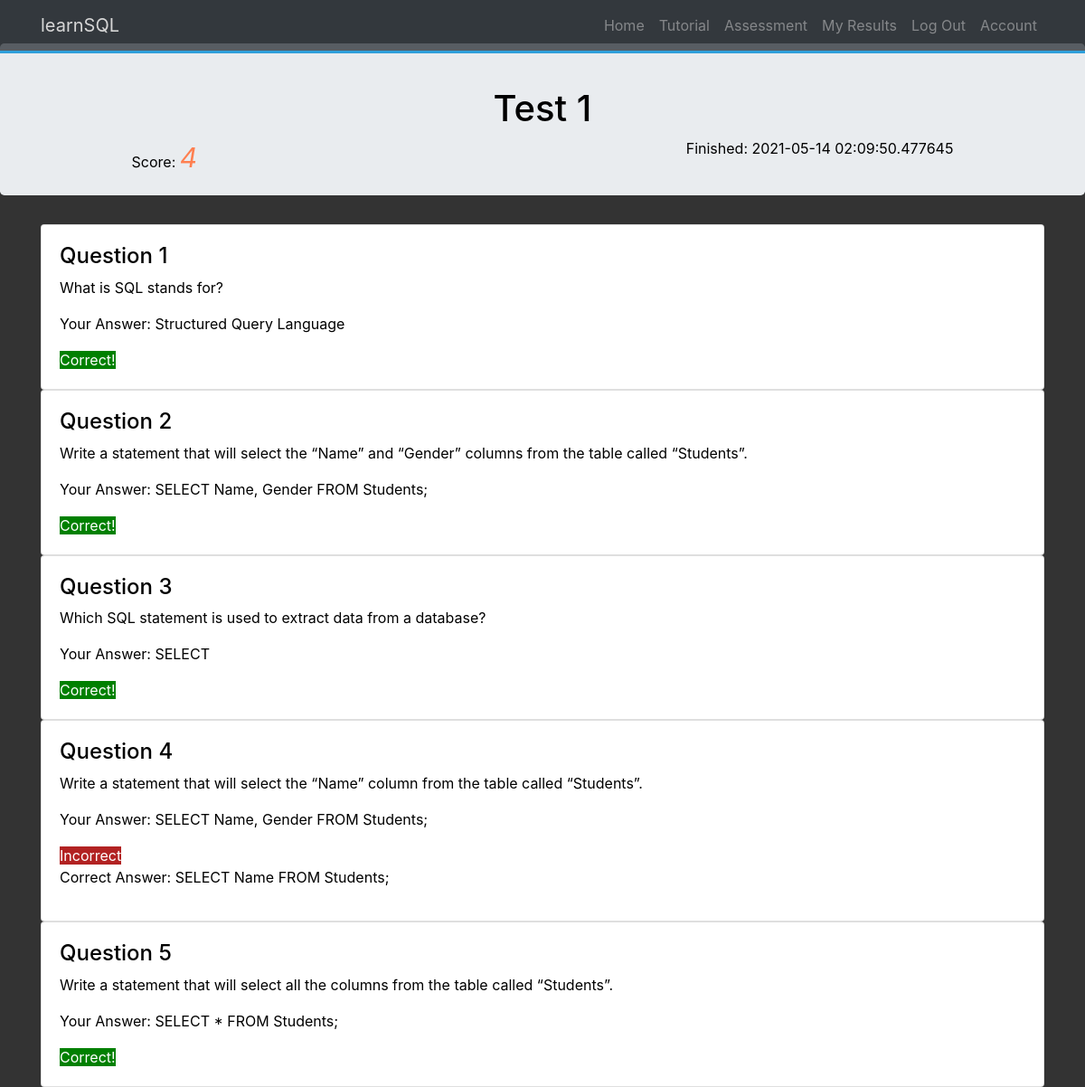
/test_results/1 (signed in), run on the app's committed database.
### OnlineAssessment/models.py (models this page shows, shortened)
class Test(db.Model):
    __tablename__ = 'tests'
    id = db.Column(db.Integer, primary_key=True)
    user_id = db.Column(db.Integer, db.ForeignKey('users.id'), nullable=False)
    date = db.Column(db.DateTime, nullable=False, default=datetime.utcnow)
    questions = db.relationship('Question', secondary=test_question_relation, backref=db.backref(
        'questions_tests', lazy='dynamic'))
    answers = db.relationship('Answer', backref='test_answers', lazy=True)
    finish = db.Column(db.Boolean, default=False, nullable=False)

class Answer(db.Model):
    __tablename__ = 'answers'
    id = db.Column(db.Integer, primary_key=True)
    user_id = db.Column(db.Integer, db.ForeignKey('users.id'), nullable=False)
    question_id = db.Column(db.Integer, db.ForeignKey(
        'questions.id'), nullable=False)
    date = db.Column(db.DateTime, nullable=False, default=datetime.utcnow)
    content = db.Column(db.String(140), nullable=False)
    finish = db.Column(db.Boolean, default=False, nullable=False)
    test_id = db.Column(db.Integer, db.ForeignKey('tests.id'), nullable=False)

class Question(db.Model):
    __tablename__ = 'questions'
    id = db.Column(db.Integer, primary_key=True)
    title = db.Column(db.String(140), nullable=False)
    content = db.Column(db.String(140), nullable=False)
    answers = db.relationship('Answer', backref='question', lazy=True)
    correct_answer = db.Column(db.String(140), nullable=False)

### OnlineAssessment/tests/views.py (the view)
@tests.route('/test_results/<int:test_id>')
@login_required
def test_results(test_id):
    test = Test.query.get_or_404(test_id)
    answers = test.answers
    questions = test.questions
    return render_template('test_results.html', test=test, answers=answers, questions=questions)

### OnlineAssessment/__init__.py (called while the page is built)
def checkAnswer(answers, question):
    flag = False
    if len(answers) > 0:
        for answer in answers:
            if answer.question_id == question.id:
                flag = True
    return flag

def getUserAnswer(answers, question):
    if len(answers) > 0:
        for answer in answers:
            if answer.question_id == question.id:
                return answer.content
    return "You didn't answer this question!"

def showAnswerResult(answers, question):
    if len(answers) > 0:
        for answer in answers:
            if answer.question_id == question.id:
                return isAnswerCorrect(answer)
    return False

def isAnswerCorrect(answer):
    question = Question.query.filter_by(id=answer.question_id).first()
    return answer.content == question.correct_answer

def calculateScore(answers, test):
    score = 0
    correctAnswers = []
    for answer in answers:
        if isAnswerCorrect(answer):
            correctAnswers.append(answer)
    if len(correctAnswers) > 0:
        for correctAnswer in correctAnswers:
            if correctAnswer.test_id == test.id:
                score += 1
    return score

### OnlineAssessment/models.py (called while the page is built)
@login_manager.user_loader
def load_user(user_id):
    return User.query.get(user_id)

### OnlineAssessment/templates/test_results.html
{% extends "base.html" %}
{% block content %}
<div class="jumbotron mt-5 pt-5" style="color: black;">
	<h1 class="text-center">Test {{test.id}}</h1>
	<div class="records"><div class="test-score">Score: <span class="sc">{{calculateScore(answers, test)}}</span></div><div class="test-date"> Finished: {{ test.date }}</div></div>
</div>
<div class="container" style="color: black;">
	{% for question in test.questions %}
	<div class="card">
		<div class="card-body">
            <h4 class="question_number">Question {{ loop.index }}</h4>
			<p class="card-text">{{ question.content }}</p>
			{% if checkAnswer(answers, question) or test.finish ==True%}
			<p>Your Answer: {{getUserAnswer(answers, question)}}</p>
			{% if showAnswerResult(answers, question) %}
				<span class="correct">Correct!</span>
			{% else %}
				<span class="incorrect">Incorrect</span>
			<p>Correct Answer: {{question.correct_answer}}</p>
			{% endif %}
			{% endif %}
		</div>
	</div>
    {% endfor %}
</div>
{% endblock %}

### OnlineAssessment/static/index.css (style rules this page uses)
body { background: #333; color: #fff; }
.correct { background-color: green; color: #fff; }
.incorrect { background-color: firebrick; color: #fff; }
.test-score { float: left; margin-left: 10%; }
.test-date { float: right; margin-right: 10%; }
.sc { color: coral; font-style: italic; font-size: 30px; }

### data on the page
Test: id "1", date "2021-05-14 02:09:50.477645"
Answer: content.correct_answer "4", content "Structured Query Language"
Question: content "What is SQL stands for?", shows "Correct!"
Question: content "Write a statement that will select the “Name” and “Gender” columns from the table called “Students”.", shows "Correct!"
Answer: content "SELECT Name, Gender FROM Students;"
Question: content "Which SQL statement is used to extract data from a database?", shows "Correct!"
Answer: content "SELECT"
Question: content "Write a statement that will select the “Name” column from the table called “Students”.", correct_answer "SELECT Name FROM Students;"
Answer: content "SELECT Name, Gender FROM Students;"
Question: content "Write a statement that will select all the columns from the table called “Students”.", shows "Correct!"
Answer: content "SELECT * FROM Students;"
